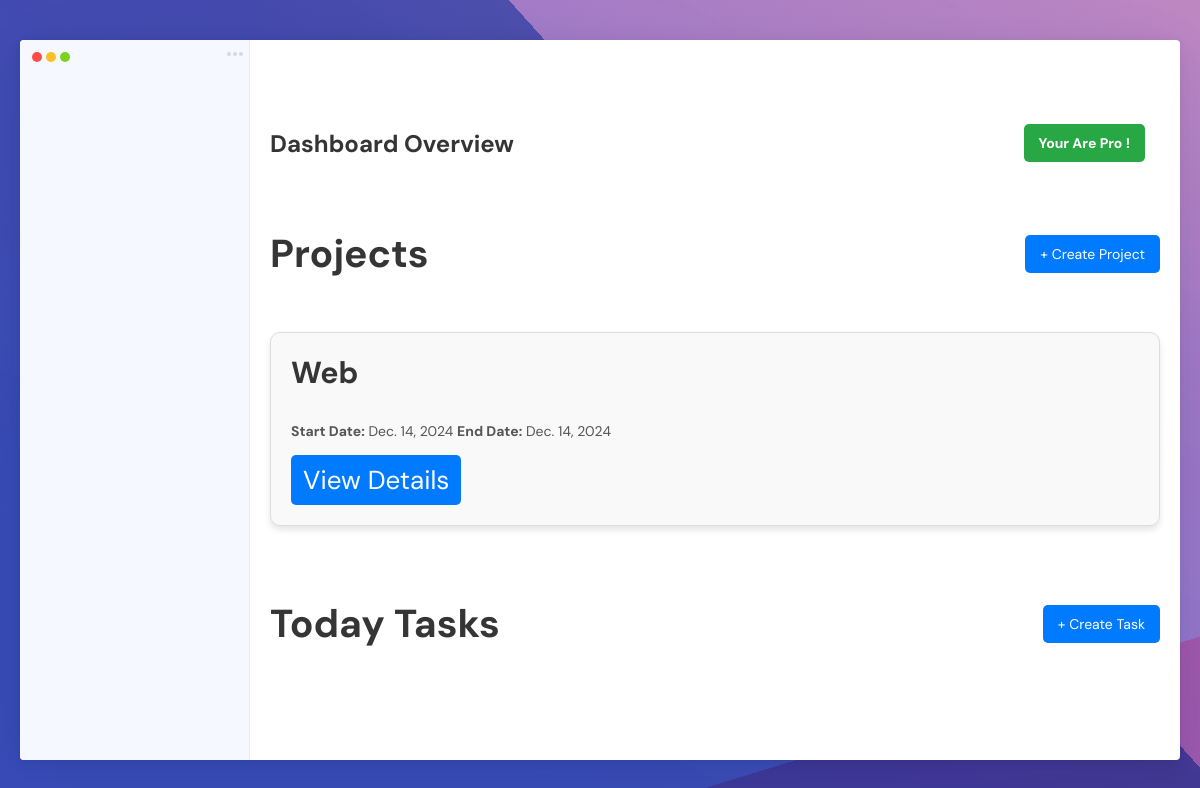
Before: / (signed in) with the older database file.
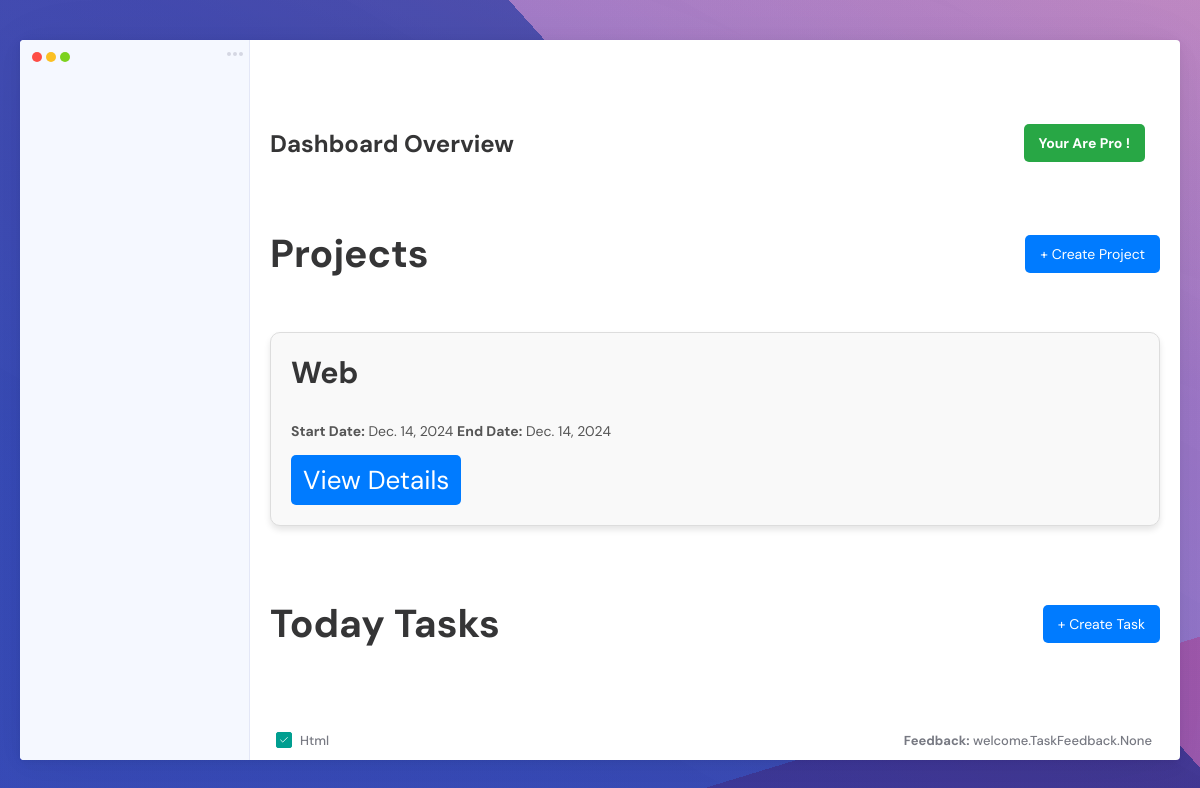
After: the same page with the newer database file.
### welcome/models.py (models this page shows, shortened)
class Project(models.Model):
    name = models.CharField(max_length=255)
    created_by = models.ForeignKey(
        CustomUser, on_delete=models.CASCADE, related_name='projects'
    )
    start_date = models.DateField()
    end_date = models.DateField()
    members = models.ManyToManyField(CustomUser, related_name='project_members')

class ProUserTask(models.Model):
    user = models.ForeignKey(CustomUser, on_delete=models.CASCADE)  # Task creator
    task_name = models.CharField(max_length=255)
    project = models.ForeignKey(
        'Project', on_delete=models.CASCADE, null=True, blank=True, related_name='tasks'
    )  # Related name for reverse querying tasks by project
    assigned_to = models.ForeignKey(
        CustomUser, on_delete=models.SET_NULL, null=True, blank=True, related_name='assigned_tasks'
    )  # User to whom the task is assigned
    uploaded_file = models.FileField(upload_to='task_files/', null=True, blank=True)
    created_at = models.DateTimeField(auto_now_add=True)
    is_done = models.BooleanField(default=False)

### welcome/views.py (the view)
# urls.py: path('', views.dashboard_view, name='dashboard'),
def dashboard_view(request):
    user = request.user
    context = {}
    if user.is_authenticated:
        if user.subscription_type == 'pro':
            context['pro_tasks'] = ProUserTask.objects.filter(user=user)
            context['projects'] = Project.objects.filter(created_by=user)
            return render(request, 'pro_programming_tasks.html', context)
        else:
            user_tasks = list(LoggedUserTask.objects.filter(user=user))
            assigned_tasks = list(ProUserTask.objects.filter(assigned_to=user))
            context['logged_tasks'] = user_tasks + assigned_tasks
            return render(request, 'dashboard.html', context)
    else:
        ip_address = get_client_ip(request)
        context['unlogged_tasks'] = UnloggedUserTask.objects.filter(ip_address=ip_address)
        return render(request, 'dashboard.html', context)

### welcome/templates/pro_programming_tasks.html (shortened to what this page needs)
<!DOCTYPE html>
<html lang="en">
<head>
  <link rel="stylesheet" href="../static/style.css">
</head>
<body>
<div class="task-manager">
  <div class="left-bar">
    <div class="upper-part">
      <div class="actions">
        <div class="circle"></div>
        <div class="circle-2"></div>
      </div>
    </div>
    <div class="left-content">
    </div>
  </div>
  <div class="page-content">
    <div class="header">
      Dashboard Overview
      <p class="pro-subscription-btn">Your Are Pro !</p>
    </div>
    <div class="projects-section">
      <div class="section-header">
        <h2>Projects</h2>
        <a href="/create-project/" class="create-task-btn">+ Create Project</a>
      </div>
      <div class="projects-wrapper">
        {% for project in projects %}
        <div class="project">
          <h3>{{ project.name }}</h3>
          <div class="project-meta">
            <span><strong>Start Date:</strong> {{ project.start_date }}</span>
            <span><strong>End Date:</strong> {{ project.end_date }}</span>
          </div>
          <a href="/project/{{ project.id }}/" class="view-details-btn">View Details</a>
        </div>
        {% endfor %}
      </div>
    </div>
    <div class="tasks-section">
      <div class="section-header">
        <h2>Today Tasks</h2>
        <a href="/create-task/" class="create-task-btn">+ Create Task</a>
      </div>
      <div class="tasks-wrapper" id="tasks-wrapper">
        {% for task in pro_tasks %}
          <div class="task">
            <label for="item-{{ task.id }}">
              <span class="label-text">{{ task.task_name }}</span>
            </label>
            {% if task.feedback %}
              <div class="task-feedback">
                <strong>Feedback:</strong> {{ task.feedback }}
              </div>
            {% endif %}
          </div>
        {% endfor %}
      </div>
    </div>
  </div>
</div>
</body>
</html>

Changed rows visible on the page:
added ProUserTask: task_name "Html", feedback "welcome.TaskFeedback.None"
